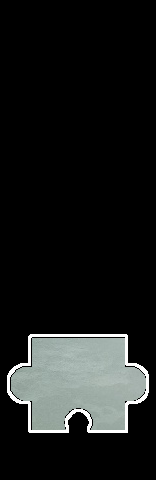
#> input picture font.png, 156 x 480 px
$ python -i docr.py   (imports and definitions only)
#> lines starting #> are read from the running program, lines starting #| are printed output that depends on the picture; after the words box and inside, x2 and y2 are one past the last pixel; in counts of white or black regions, pixels touching at a corner belong together
# -*- coding: utf-8 -*-
"""
易盾滑块缺口定位

背景
----
易盾的 front 图不是一张"滑块小图"，而是一张约 60x158 的竖条，
真正的拼图块只占顶部一小块，下面全是透明/白色填充。
把它整张丢给 ddddocr.slide_match 会连着踩两个坑：

  1. 模板高度按 158 算，竖向被拉伸，匹配自然歪；
  2. slide_match 返回的是**中心点**，不是左上角
     （源码 ddddocr/core/slide_engine.py：
      center_x = max_loc[0] + target_w // 2）。

两条叠一起就是"总是偏右下一点"：x 大约 +27，y 恒在 80 上下 ——
因为 center_y = match_y + 158//2，而 match_y 只在 0~2 之间动，
竖直方向其实根本没在搜。正确做法是先按 alpha 裁出拼图块再喂进去，
最后把中心点减掉半宽半高换回左上角。

关键观察
--------
拼图块在竖条里的纵向位置是固定的，做题时它只做水平平移，
所以缺口在背景图里的 y 就等于这个偏移量 —— y 是已知的，只需要解 x。

做法
----
`locate_gap` 默认走 `ddddocr_locate`：裁出拼图块喂给 ddddocr，再把返回的
中心点换算成左上角。27 组实测全中，是这里最靠得住的一条路。

同文件另写了两条不依赖 ddddocr 的线索，只在没装 ddddocr 时兜底
（27 组里 NCC 中 17、chamfer 中 16，明显不如 ddddocr，别当主力）：

1. NCC（ncc_map）。背景的缺口里常常保留着原图内容，易盾只是把它整体
   压暗了一层。零均值归一化的相关性对亮度/对比度的整体缩放免疫，所以
   缺口处会出很尖的峰（实测 0.45~0.92，别处多在 0.2 以下）。只在拼图块
   真正的形状内统计，透明部分（内凹的两个角）在两边都掩掉。
   缺点：缺口被画成别的样子（不保留原图内容）时就失效。

2. chamfer（chamfer_map）。拼图块轮廓对背景边缘距离场：
   背景 -> Canny -> 距离变换 dt，模板轮廓归一化后与 dt 做 TM_CCORR，
   匹配值就是"轮廓点到最近边缘的平均距离"。再按"块内部平均距离"归一化
   一次，消掉纹理密集处的假阳性。缺点：纹理密的地方仍然容易误判。
"""
import cv2
import numpy as np


# [4 lines left out: function _to_bgr, not called in this run]


def _decode(data):
    """bytes -> ndarray；已经是 ndarray 就原样返回"""
    if isinstance(data, (bytes, bytearray)):
        img = cv2.imdecode(np.frombuffer(data, np.uint8), cv2.IMREAD_UNCHANGED)
#> img is the input picture: shape (480, 156, 4); mean B, G, R, A 26, 26.7, 24.9, 36.7
        if img is None:
            raise ValueError('图片解码失败')
        return img
    return data


def piece_box(front, alpha_threshold=128):
    """只算拼图块的外接矩形，返回 (y0, y1, x0, x1)（都是闭区间端点）。

    给"只要位置、不要形状"的调用方用 —— ddddocr 主路就是这种：它要的是
    把矩形抠出来当图片喂进去，不需要知道框内哪个像素属于块。

    切片时记得左闭右开：front[y0:y1 + 1, x0:x1 + 1]。

    两级阈值分工：alpha>32 定**框**（把抗锯齿软边一起框进来，框才不会
    随图片抖动），框内再用 alpha_threshold 定**形状**。

    实测 y0 随样本在 10~93 之间变（竖条 158 高、块 55 高，纵向余量 103），
    而 x0 恒为 3（竖条 60 宽、块 55 宽，横向余量只有 5）。y0 这个变化量
    就是缺口在背景图里的 y，必须逐样本取。
    """
#> called with alpha_threshold = 128
    if front.ndim != 3 or front.shape[2] != 4:
        raise ValueError('front 必须是带 alpha 通道的 PNG')
    alpha = front[:, :, 3]
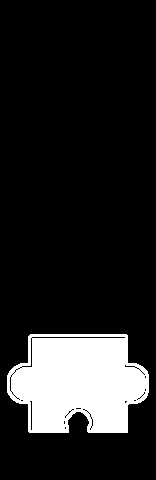
#> alpha: shape (480, 156); 14.4% white; 1 white region, box (x1, y1, x2, y2) and area: (7, 334, 149, 433) 10767
    ys, xs = np.where(alpha > 32)
#> ys = 10767 values from 334 to 432; xs = 10767 values, max 148 at index 4319, min 7 at index 4320, mean 77.93
    if len(ys) == 0:
        raise ValueError('front 的 alpha 通道全透明')
    return int(ys.min()), int(ys.max()), int(xs.min()), int(xs.max())


# [97 lines left out: functions cut_piece, cut_piece_rgb, chamfer_map, ncc_map, not called in this run]


NCC_MIN_PEAK = 0.75
"""NCC 峰值到这个数才单独采信。17 组实测：峰值 ≥0.72 的那些 NCC 全对，
峰值 ≤0.64 的三组全错。0.75 落在这个空档里，再高就会把峰值 0.77 的正确
结果一起否掉。"""


# [8 lines left out: function _to_bytes, not called in this run]


def ddddocr_locate(front, background, alpha_threshold=128, ocr=None):
    """用 ddddocr 定位 —— 这里最靠得住的一条路（27 组实测全中）。

    两个坑，少踩一个都偏：
      * 必须喂按 alpha 裁出来的拼图块（55x55），不能喂整条（60x158）。
        喂整条的话模板高度按 158 算，竖向被拉伸，而且中心点也按竖条算。
      * slide_match 返回的是**中心点**（源码 slide_engine.py：
        center_x = max_loc[0] + target_w // 2），要减掉半宽半高换回左上角。
    simple_target 必须 False，为 True 时整条和裁块两种情况都是垃圾。

    喂进去的 crop 是**矩形**（含块 bbox 内凹的透明区），不是抠出来的块 ——
    ddddocr 的模板需要那些透明区一起构成边缘。而 alpha 本身它并不用：
    源码走 image_to_numpy(pil, 'RGB')，第一步就把 alpha 丢了，透明区的
    RGB 成为填充。实测带 alpha 与只给 RGB 结果逐行相同，所以这里传的是
    原始 RGBA 只是"忠实地带上"，换成 [..., :3] 也一样。
    （透明区 RGB 实测是 (0,0,0)，等于块贴在黑底上。填别的均匀色也行，
    但填白会吃掉块边缘的亮色对比度、让 Canny 漏掉一段轮廓 —— 见
    分析/compare_slide.py 的实测记录。）

    :return: dict(x, y, w, h, score, method)
             score 是 ddddocr 的 confidence，不是同一量纲，别跟 chamfer 比
    """
    import ddddocr

    front = _decode(front)
    # 主路只要矩形，不要形状 —— 走 piece_box，不必先算一个掩码再读它的 .shape
    y0, y1, x0, x1 = piece_box(front, alpha_threshold)
#> y0 = 334; y1 = 432; x0 = 7; x1 = 148
    crop = front[y0:y1 + 1, x0:x1 + 1]
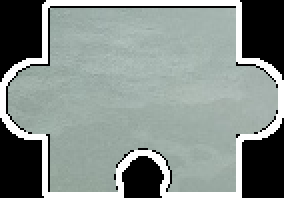
#> crop: shape (99, 142, 4) (shown 2 times larger); mean B, G, R, A 138.5, 142.5, 132.8, 195.3
    ph, pw = y1 - y0 + 1, x1 - x0 + 1
#> ph = 99; pw = 142

    if ocr is None:
#> (the run stopped early here; a loop or call above may not have finished)
